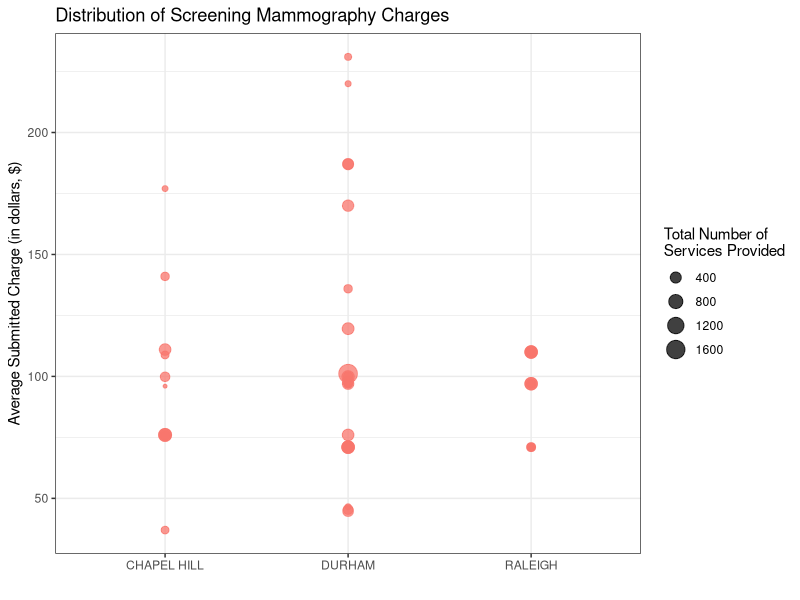

The R source for this figure:
## ---- chunk 1
data <- read.csv("procedures.csv")
head(data, n=1)
## ---- chunk 2
library(ggplot2)
ggplot(subset(data, hcpcs_code == "G0202" & place_of_service == "Facility"), aes(x = nppes_provider_city, y = average_submitted_chrg_amt, color = place_of_service, size = line_srvc_cnt)) + geom_point(alpha = 3/4) + theme_bw() + labs(title = "Distribution of Screening Mammography Charges", x = "", y = "Average Submitted Charge (in dollars, $)") + scale_color_discrete(name = "Place of Service", breaks = c("F", "O"), labels = c("Facility", "Non-Facility")) + scale_size_continuous(name = "Total Number of \nServices Provided")
